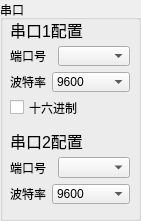
  <widget class="QGroupBox" name="uart_config">
   <property name="geometry">
    <rect>
     <x>10</x>
     <y>20</y>
     <width>141</width>
     <height>221</height>
    </rect>
   </property>
   <property name="title">
    <string>串口</string>
   </property>
   <widget class="QWidget" name="layoutWidget_16">
    <property name="geometry">
     <rect>
      <x>10</x>
      <y>20</y>
      <width>120</width>
      <height>97</height>
     </rect>
    </property>
    <layout class="QVBoxLayout" name="verticalLayout">
     <item>
      <widget class="QLabel" name="label_7">
       <property name="font">
        <font>
         <pointsize>12</pointsize>
        </font>
       </property>
       <property name="text">
        <string>串口1配置</string>
       </property>
      </widget>
     </item>
     <item>
      <layout class="QHBoxLayout" name="horizontalLayout_3">
       <item>
        <widget class="QLabel" name="label_2">
         <property name="text">
          <string>端口号</string>
         </property>
        </widget>
       </item>
       <item>
        <widget class="QComboBox" name="comboBox_portName"/>
       </item>
      </layout>
     </item>
     <item>
      <layout class="QHBoxLayout" name="horizontalLayout_4">
       <item>
        <widget class="QLabel" name="label">
         <property name="text">
          <string>波特率</string>
         </property>
        </widget>
       </item>
       <item>
        <widget class="QComboBox" name="comboBox_baudRate">
         <item>
          <property name="text">
           <string>9600</string>
          </property>
         </item>
         <item>
          <property name="text">
           <string>115200</string>
          </property>
         </item>
         <item>
          <property name="text">
           <string>6000000</string>
          </property>
         </item>
         <item>
          <property name="text">
           <string>460800</string>
          </property>
         </item>
         <item>
          <property name="text">
           <string>1515151</string>
          </property>
         </item>
        </widget>
       </item>
      </layout>
     </item>
     <item>
      <widget class="QCheckBox" name="checkBox_hex">
       <property name="text">
        <string>十六进制</string>
       </property>
      </widget>
     </item>
    </layout>
   </widget>
   <widget class="QWidget" name="layoutWidget_3">
    <property name="geometry">
     <rect>
      <x>10</x>
      <y>130</y>
      <width>120</width>
      <height>74</height>
     </rect>
    </property>
    <layout class="QVBoxLayout" name="verticalLayout_3">
     <item>
      <widget class="QLabel" name="label_8">
       <property name="font">
        <font>
         <pointsize>12</pointsize>
        </font>
       </property>
       <property name="text">
        <string>串口2配置</string>
       </property>
      </widget>
     </item>
     <item>
      <layout class="QHBoxLayout" name="horizontalLayout_11">
       <item>
        <widget class="QLabel" name="label_11">
         <property name="text">
          <string>端口号</string>
         </property>
        </widget>
       </item>
       <item>
        <widget class="QComboBox" name="comboBox_portName_2"/>
       </item>
      </layout>
     </item>
     <item>
      <layout class="QHBoxLayout" name="horizontalLayout_12">
       <item>
        <widget class="QLabel" name="label_15">
         <property name="text">
          <string>波特率</string>
         </property>
        </widget>
       </item>
       <item>
        <widget class="QComboBox" name="comboBox_baudRate_2">
         <item>
          <property name="text">
           <string>9600</string>
          </property>
         </item>
         <item>
          <property name="text">
           <string>115200</string>
          </property>
         </item>
         <item>
          <property name="text">
           <string>6000000</string>
          </property>
         </item>
         <item>
          <property name="text">
           <string>460800</string>
          </property>
         </item>
         <item>
          <property name="text">
           <string>1515151</string>
          </property>
         </item>
        </widget>
       </item>
      </layout>
     </item>
    </layout>
   </widget>
  </widget>
